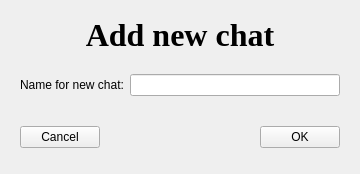
<?xml version="1.0" encoding="UTF-8"?>
<ui version="4.0">
 <class>AddChat</class>
 <widget class="QWidget" name="AddChat">
  <property name="geometry">
   <rect>
    <x>0</x>
    <y>0</y>
    <width>360</width>
    <height>174</height>
   </rect>
  </property>
  <property name="windowTitle">
   <string>Form</string>
  </property>
  <layout class="QVBoxLayout" name="verticalLayout">
   <item>
    <widget class="QLabel" name="label">
     <property name="sizePolicy">
      <sizepolicy hsizetype="Preferred" vsizetype="Fixed">
       <horstretch>0</horstretch>
       <verstretch>0</verstretch>
      </sizepolicy>
     </property>
     <property name="font">
      <font>
       <family>Times New Roman</family>
       <pointsize>24</pointsize>
       <italic>false</italic>
       <bold>true</bold>
      </font>
     </property>
     <property name="text">
      <string>Add new chat</string>
     </property>
     <property name="alignment">
      <set>Qt::AlignCenter</set>
     </property>
    </widget>
   </item>
   <item>
    <widget class="QWidget" name="widget_2" native="true">
     <property name="sizePolicy">
      <sizepolicy hsizetype="Preferred" vsizetype="Fixed">
       <horstretch>0</horstretch>
       <verstretch>0</verstretch>
      </sizepolicy>
     </property>
     <layout class="QHBoxLayout" name="horizontalLayout_2">
      <item>
       <widget class="QLabel" name="label_2">
        <property name="text">
         <string>Name for new chat:</string>
        </property>
       </widget>
      </item>
      <item>
       <widget class="QLineEdit" name="leNameNewChat"/>
      </item>
     </layout>
    </widget>
   </item>
   <item>
    <widget class="QWidget" name="widget" native="true">
     <property name="sizePolicy">
      <sizepolicy hsizetype="Preferred" vsizetype="Fixed">
       <horstretch>0</horstretch>
       <verstretch>0</verstretch>
      </sizepolicy>
     </property>
     <layout class="QHBoxLayout" name="horizontalLayout">
      <item>
       <widget class="QPushButton" name="btnCancelAddChat">
        <property name="text">
         <string>Cancel</string>
        </property>
       </widget>
      </item>
      <item>
       <spacer name="horizontalSpacer_3">
        <property name="orientation">
         <enum>Qt::Horizontal</enum>
        </property>
        <property name="sizeHint" stdset="0">
         <size>
          <width>40</width>
          <height>20</height>
         </size>
        </property>
       </spacer>
      </item>
      <item>
       <widget class="QPushButton" name="btnAddChat">
        <property name="text">
         <string>OK</string>
        </property>
       </widget>
      </item>
     </layout>
    </widget>
   </item>
  </layout>
 </widget>
 <resources/>
 <connections/>
</ui>
